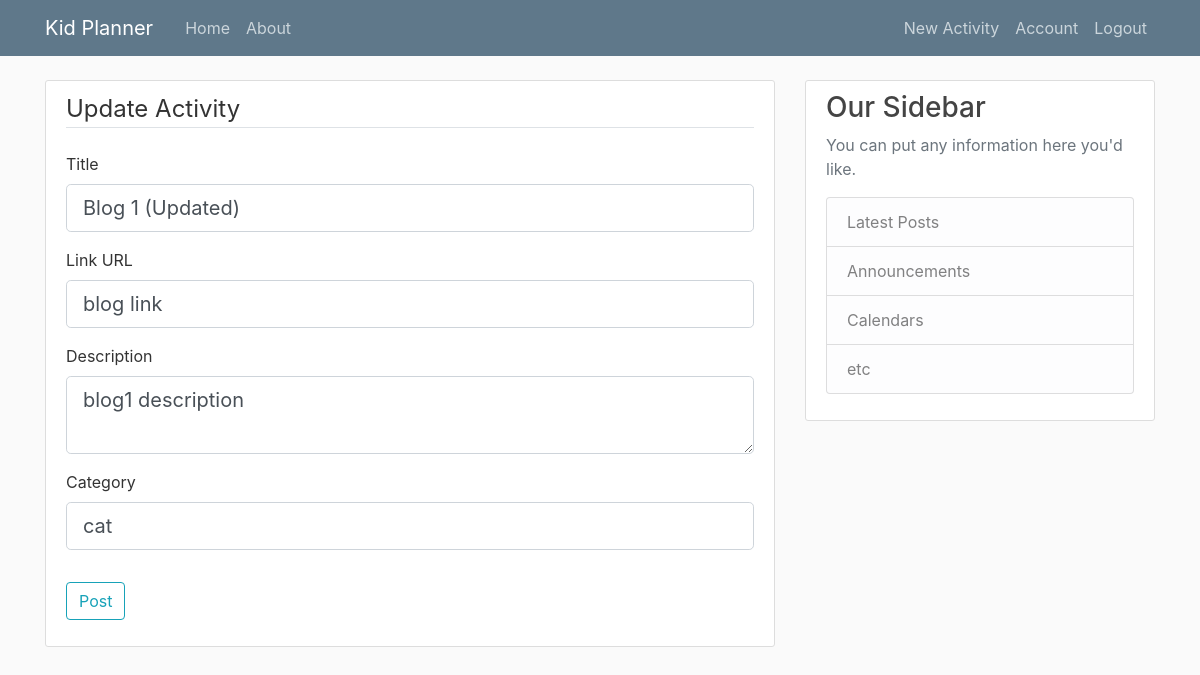
Page /activity/1/update (signed in) on the committed database.
### planner/models.py (models this page shows, shortened)
class Activity(db.Model):
    id = db.Column(db.Integer, primary_key=True)
    title = db.Column(db.String(100), nullable=False)
    link = db.Column(db.String(500), nullable=True, default="#")
    category = db.Column(db.String(100), nullable=True)
    description = db.Column(db.String(), nullable=True)
    date_posted = db.Column(db.DateTime, nullable=False, default=datetime.utcnow)
    user_id = db.Column(db.Integer, db.ForeignKey('user.id'), nullable=False)

### planner/routes.py (the view)
@app.route("/activity/<int:activity_id>/update", methods=['GET', 'POST'])
@login_required
def update_activity(activity_id):
    activity = Activity.query.get_or_404(activity_id)
    if activity.author != current_user:
        abort(403)
    form = ActivityForm()
    if form.validate_on_submit():
        activity.title = form.title.data
        activity.description = form.description.data
        activity.link = form.link.data
        activity.category = form.category.data
        db.session.commit()
        flash('Your post has been updated!', 'success')
        return redirect(url_for('activity', activity_id=activity.id))
    elif request.method == 'GET':
        form.title.data = activity.title
        form.description.data = activity.description
        form.link.data = activity.link
        form.category.data = activity.category
    return render_template('create_activity.html', title='Update Activity', form=form, legend='Update Activity')

### planner/forms.py
class ActivityForm(FlaskForm):
    title = StringField('Title', validators=[DataRequired()])
    link = StringField('Link URL')
    description = TextAreaField('Description', validators=[DataRequired()])
    category = StringField('Category', validators = [DataRequired()])
    submit = SubmitField('Post')

### planner/models.py (called while the page is built)
@login_manager.user_loader
def load_user(user_id):
    return User.query.get(int(user_id))

### planner/templates/create_activity.html (shortened to what this page needs)
{% extends "layout.html" %}
{% block content %}
<div class="content-section">
    <form method="POST" action="">
        <fieldset class="form-group">
            <legend class="border-bottom mb-4">{{ legend }}</legend>
            <div class="form-group">
                {{ form.title.label(class="form-control-label") }}
                {% if form.title.errors %}
                {{ form.title(class="form-control form-control-lg is-invalid") }}
                <div class="invalid-feedback">
                    {% for error in form.title.errors %}
                    <span>{{ error }}</span>
                    {% endfor %}
                </div>
                {% else %}
                {{ form.title(class="form-control form-control-lg") }}
                {% endif %}
            </div>
            <div class="form-group">
                {{ form.link.label(class="form-control-label") }}
                {% if form.link.errors %}
                {{ form.link(class="form-control form-control-lg is-invalid") }}
                <div class="invalid-feedback">
                    {% for error in form.link.errors %}
                    <span>{{ error }}</span>
                    {% endfor %}
                </div>
                {% else %}
                    {{ form.link(class="form-control form-control-lg") }}
                {% endif %}
            </div>
            <div class="form-group">
                {{ form.description.label(class="form-control-label") }}
                {% if form.description.errors %}
                {{ form.description(class="form-control form-control-lg is-invalid") }}
                <div class="invalid-feedback">
                    {% for error in form.description.errors %}
                    <span>{{ error }}</span>
                    {% endfor %}
                </div>
                {% else %}
                    {{ form.description(class="form-control form-control-lg") }}
                {% endif %}
            </div>
            <div class="form-group">
                {{ form.category.label(class="form-control-label") }}
                {% if form.category.errors %}
                {{ form.category(class="form-control form-control-lg is-invalid") }}
                <div class="invalid-feedback">
                    {% for error in form.category.errors %}
                    <span>{{ error }}</span>
                    {% endfor %}
                </div>
                {% else %}
                    {{ form.category(class="form-control form-control-lg") }}
                {% endif %}
            </div>
        </fieldset>
        <div class="form-group">
            {{ form.submit(class="btn btn-outline-info")}}
        </div>
    </form>
</div>
{% endblock content %}

### planner/static/main.css (style rules this page uses)
body { background: #fafafa; color: #333333; margin-top: 5rem; }
.content-section { background: #ffffff; padding: 10px 20px; border: 1px solid #dddddd; border-radius: 3px; margin-bottom: 20px; }

### rows in the picture
Activity: title "Blog 1 (Updated)", link "blog link", description "blog1 description", category "cat"

### other values in the picture
{{ legend }} "Update Activity"
